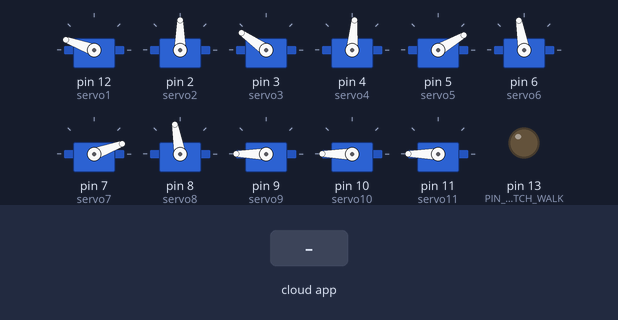
This sketch was run on a simulated Arduino Uno, built with avr-gcc and run on an emulated ATmega328P. Shown: 11 × servo, output pins drawn as LEDs (lit = HIGH). The inputs (shaded band) are chosen by the test bench. The RemoteXY app is connected.

Above: at 1.2 s.
1.3 s: the phone or cloud app sets switch_walk to 1
At 2.5 s:
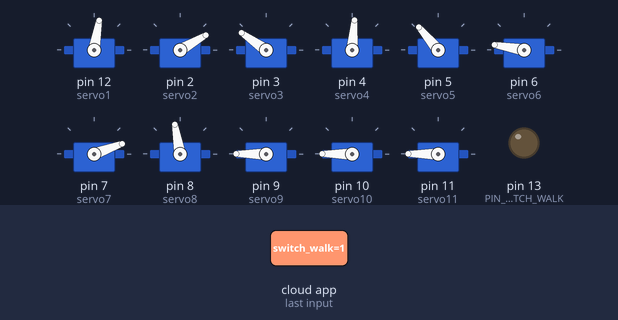
4.3 s: the phone or cloud app sets switch_walk to 0
At 6.7 s:
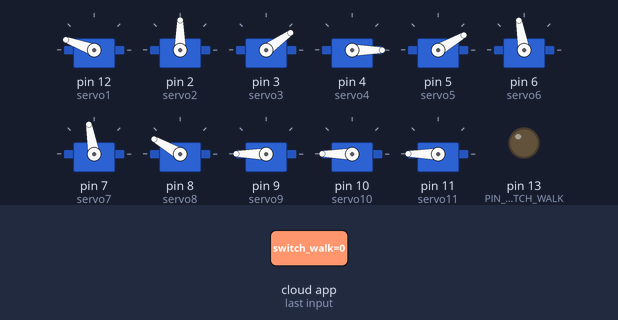
7.3 s: the phone or cloud app sets switch_left to 1
At 8.1 s:
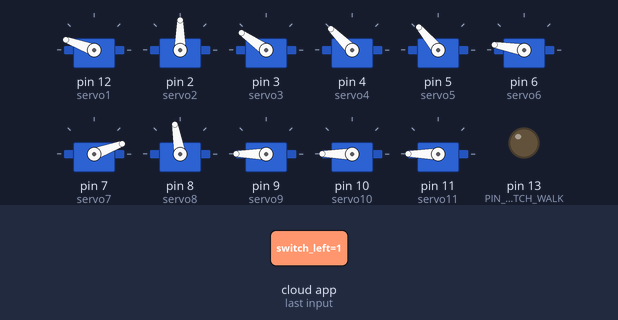
10.3 s: the phone or cloud app sets switch_calibration to 1
At 11.4 s:
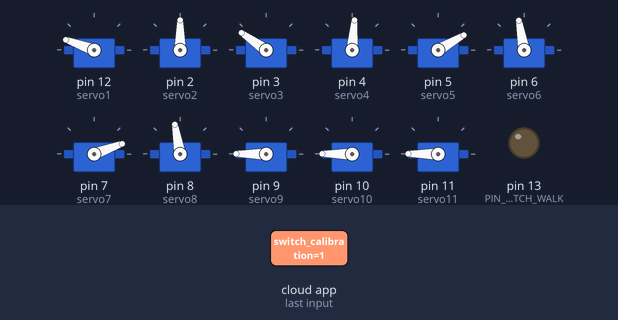
11.8 s: the phone or cloud app sets switch_calibration to 0
At 12.14 s:
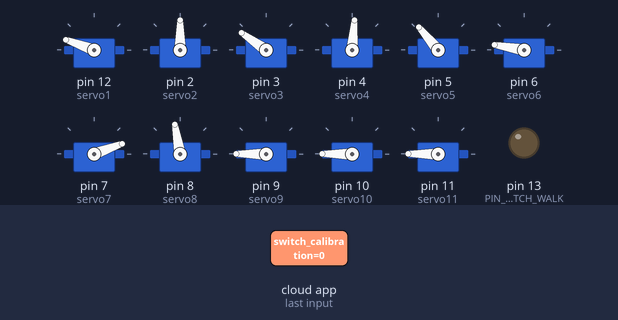
Timing chart, 0 to 15.8 s (numbered marks = the images above; inputs shaded):
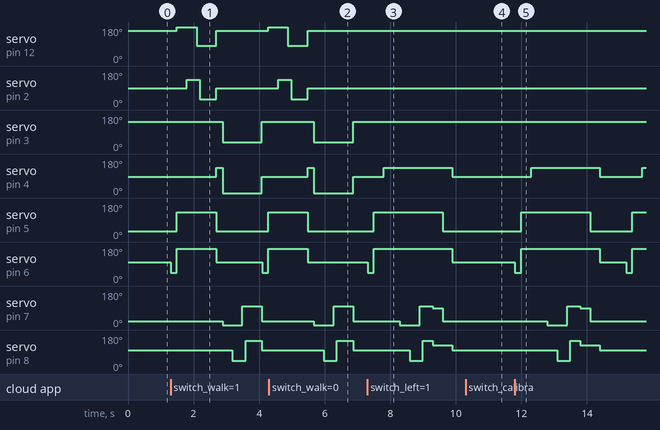

The sketch:

Robothood2.2.ino
```cpp
// (licence header left out)
//////////////////////////////////////////////
//        RemoteXY include library          //
//////////////////////////////////////////////

// RemoteXY select connection mode and include library
#define REMOTEXY_MODE__ESP8266_HARDSERIAL_POINT

#include <RemoteXY.h>

#include <Servo.h>
Servo servo1;
Servo servo2;
Servo servo3;
Servo servo4;
Servo servo5;
Servo servo6;
Servo servo7;
Servo servo8;
//arm
Servo servo9;
Servo servo10;
Servo servo11;

// RemoteXY connection settings
#define REMOTEXY_SERIAL Serial
#define REMOTEXY_SERIAL_SPEED 115200
#define REMOTEXY_WIFI_SSID "RemoteXY"
#define REMOTEXY_WIFI_PASSWORD "123456789"
#define REMOTEXY_SERVER_PORT 6377


// RemoteXY configurate
#pragma pack(push, 1)
uint8_t RemoteXY_CONF[] =
  { 255,12,0,0,0,198,1,10,13,5,
  129,0,34,4,14,6,1,17,87,97,
  108,107,0,2,1,34,10,22,11,1,
  2,26,31,31,79,78,0,79,70,70,
  0,2,1,1,10,22,11,1,2,26,
  31,31,79,78,0,79,70,70,0,129,
  0,1,4,25,6,1,17,67,97,108,
  105,98,114,97,116,101,0,129,0,1,
  23,11,6,1,17,76,101,102,116,0,
  2,1,1,29,22,11,1,2,26,31,
  31,79,78,0,79,70,70,0,2,1,
  34,29,22,11,1,2,26,31,31,79,
  78,0,79,70,70,0,129,0,34,23,
  15,6,1,17,82,105,103,104,116,0,
  129,0,1,43,31,6,1,17,83,116,
  97,116,105,99,32,119,97,108,107,0,
  2,1,1,49,22,11,1,2,26,31,
  31,79,78,0,79,70,70,0,129,0,
  33,43,30,6,1,17,72,105,100,101,
  47,82,101,108,97,120,0,2,1,34,
  49,22,11,1,2,26,31,31,79,78,
  0,79,70,70,0,129,0,1,62,22,
  6,1,17,65,114,109,32,40,76,41,
  0,129,0,34,62,21,6,1,17,65,
  114,109,32,40,82,41,0,2,1,34,
  68,22,11,1,2,26,31,31,79,78,
  0,79,70,70,0,129,0,1,80,20,
  6,1,17,70,97,108,108,32,40,76,
  41,0,129,0,36,80,22,6,1,17,
  70,97,108,108,32,40,82,41,0,2,
  1,34,86,22,11,1,2,26,31,31,
  79,78,0,79,70,70,0,2,1,2,
  68,22,11,1,2,26,31,31,79,78,
  0,79,70,70,0,2,1,1,86,22,
  11,1,2,26,31,31,79,78,0,79,
  70,70,0,131,1,3,-1,16,6,1,
  2,31,77,111,118,101,115,0,131,0,
  38,-1,15,6,2,2,31,83,99,101,
  116,99,104,101,115,0,129,0,12,8,
  32,6,2,17,70,97,108,108,105,110,
  103,32,97,114,109,0,2,1,18,14,
  22,11,2,2,26,31,31,79,78,0,
  79,70,70,0,2,1,18,33,22,11,
  2,2,26,31,31,79,78,0,79,70,
  70,0,129,0,12,27,32,6,2,17,
  65,114,109,32,109,111,118,105,110,103,
  0 };

// this structure defines all the variables and events of your control interface
struct {

    // input variables
  uint8_t switch_walk; // =1 if switch ON and =0 if OFF
  uint8_t switch_calibration; // =1 if switch ON and =0 if OFF
  uint8_t switch_left; // =1 if switch ON and =0 if OFF
  uint8_t switch_right; // =1 if switch ON and =0 if OFF
  uint8_t switch_static; // =1 if switch ON and =0 if OFF
  uint8_t switch_ksaplwse; // =1 if switch ON and =0 if OFF
  uint8_t switch_arm_right; // =1 if switch ON and =0 if OFF
  uint8_t switch_fall_right; // =1 if switch ON and =0 if OFF
  uint8_t switch_arm_left; // =1 if switch ON and =0 if OFF
  uint8_t switch_fall_left; // =1 if switch ON and =0 if OFF
  uint8_t switch_scetch; // =1 if switch ON and =0 if OFF
  uint8_t switch_scetch2; // =1 if switch ON and =0 if OFF

    // other variable
  uint8_t connect_flag;  // =1 if wire connected, else =0

} RemoteXY;
#pragma pack(pop)

/////////////////////////////////////////////
//           END RemoteXY include          //
/////////////////////////////////////////////

#define PIN_SWITCH_WALK 13
#define PIN_SWITCH_CALIBRATION 13
#define PIN_SWITCH_LEFT 13
#define PIN_SWITCH_RIGHT 13
#define PIN_SWITCH_STATIC 13
#define PIN_SWITCH_KSAPLWSE 13
#define PIN_SWITCH_ARM_RIGHT 13
#define PIN_SWITCH_FALL_RIGHT 13
#define PIN_SWITCH_ARM_LEFT 13
#define PIN_SWITCH_FALL_LEFT 13
#define PIN_SWITCH_SCETCH 13
#define PIN_SWITCH_SCETCH2 13


void setup()
{
  RemoteXY_Init ();

  pinMode (PIN_SWITCH_WALK, OUTPUT);
  pinMode (PIN_SWITCH_CALIBRATION, OUTPUT);
  pinMode (PIN_SWITCH_LEFT, OUTPUT);
  pinMode (PIN_SWITCH_RIGHT, OUTPUT);
  pinMode (PIN_SWITCH_STATIC, OUTPUT);
  pinMode (PIN_SWITCH_KSAPLWSE, OUTPUT);
  pinMode (PIN_SWITCH_ARM_RIGHT, OUTPUT);
  pinMode (PIN_SWITCH_FALL_RIGHT, OUTPUT);
  pinMode (PIN_SWITCH_ARM_LEFT, OUTPUT);
  pinMode (PIN_SWITCH_FALL_LEFT, OUTPUT);
  pinMode (PIN_SWITCH_SCETCH, OUTPUT);
  pinMode (PIN_SWITCH_SCETCH2, OUTPUT);

  // TODO you setup code
  servo1.attach(12);
  servo2.attach(2);
  servo3.attach(3);
  servo4.attach(4);
  servo5.attach(5);
  servo6.attach(6);
  servo7.attach(7);
  servo8.attach(8);
  servo9.attach(9);
  servo10.attach(10);
  servo11.attach(11);
  calibration();

}

void loop()
{
  RemoteXY_Handler ();

//  digitalWrite(PIN_SWITCH_WALK, (RemoteXY.switch_walk==0)?LOW:HIGH);
//  digitalWrite(PIN_SWITCH_CALIBRATION, (RemoteXY.switch_calibration==0)?LOW:HIGH);
//  digitalWrite(PIN_SWITCH_LEFT, (RemoteXY.switch_left==0)?LOW:HIGH);
//  digitalWrite(PIN_SWITCH_RIGHT, (RemoteXY.switch_right==0)?LOW:HIGH);
//  digitalWrite(PIN_SWITCH_STATIC, (RemoteXY.switch_static==0)?LOW:HIGH);
//  digitalWrite(PIN_SWITCH_KSAPLWSE, (RemoteXY.switch_ksaplwse==0)?LOW:HIGH);
//  digitalWrite(PIN_SWITCH_ARM_RIGHT, (RemoteXY.switch_arm_right==0)?LOW:HIGH);
//  digitalWrite(PIN_SWITCH_FALL_RIGHT, (RemoteXY.switch_fall_right==0)?LOW:HIGH);
//  digitalWrite(PIN_SWITCH_ARM_LEFT, (RemoteXY.switch_arm_left==0)?LOW:HIGH);
//  digitalWrite(PIN_SWITCH_FALL_LEFT, (RemoteXY.switch_fall_left==0)?LOW:HIGH);
//  digitalWrite(PIN_SWITCH_SCETCH, (RemoteXY.switch_scetch==0)?LOW:HIGH);
//  digitalWrite(PIN_SWITCH_SCETCH2, (RemoteXY.switch_scetch2==0)?LOW:HIGH);

  // TODO you loop code
  // use the RemoteXY structure for data transfer
  // do not call delay()
  if (RemoteXY.switch_walk == 1) vadisma2();
  //else ksaplwse();
  else if (RemoteXY.switch_calibration == 1) calibration();
  //else ksaplwse();
  else if (RemoteXY.switch_left == 1) stripse_aristera();
  //else ksaplwse();
  else if (RemoteXY.switch_right == 1) stripse_deksia();
  //else ksaplwse();
  else if (RemoteXY.switch_static == 1) staticVadisma();
  //else ksaplwse();
  else if (RemoteXY.switch_ksaplwse == 1) ksaplwse();
  //else ksaplwse();
  else if (RemoteXY.switch_arm_right == 1) arm_right();
  //else ksaplwse();
  else if (RemoteXY.switch_fall_right == 1) pese_right();
  //else ksaplwse();
  else if (RemoteXY.switch_arm_left == 1) arm_left();
  //else ksaplwse();
  else if (RemoteXY.switch_fall_left == 1) pese_left();
  //else ksaplwse();
  else if (RemoteXY.switch_scetch == 1) scetch1();
  //else ksaplwse();
  else if (RemoteXY.switch_scetch2 == 1) scetch2_arm();
  //else ksaplwse();

  //calibration();
  //vadisma2();
  //stripse_aristera(); //fixed (metrio)
  //stripse_deksia(); //kalo

  //staticVadisma();
  //ksaplwse();
  //arm_right();
  //arm_left();
  //pese_right();
  //pese_left();
  //scetch1();
  //scetch2_arm();
}

void ba_pd_EP(){ //OK NEW
  servo3.write(90+55);
  servo7.write(90-70);
  servo4.write(90-5);//
  servo8.write(90+10);//

}
void pa_bd_EP(){
  servo1.write(90+70);
  servo5.write(90-60);
  servo2.write(90);//
  servo6.write(90+10);//
}
//BROSTA THESI TWN PODIWN- KA8E ENA KSEXWRISTA::=====
void pd_test(){
  servo7.write(90-90);
  delay(300);
  servo8.write(90-45);
  delay(300);
  servo7.write(90+10);
  delay(100);
  servo8.write(90+60);
  //delay(2000);
}
void pa_test(){
  servo1.write(90+90);
  delay(300);
  servo2.write(90+45);
  delay(300);
  servo1.write(90-10);
  delay(100);
  servo2.write(90-60);
  //delay(2000);
}
void ba(){ //OK NEW
  servo4.write(90+45);
  delay(190);
  servo3.write(90-55);//20
  servo4.write(90-90);//60
}
void bd(){
  servo6.write(90-45);
  delay(190);
  servo5.write(90+40);//20
  servo6.write(90+80);//60
  //delay(1000);
}
//==================================================================================================
//============================::PROGRAMMATA::=======================================================
//==================================================================================================
void calibration(){
  servo3.write(90+55); //55 (skypsimo 10 moires sta aristera-isio teleiws)
  servo4.write(90-5);
  servo5.write(90-60);
  servo6.write(90+10);

//  servo1.write(90+30);
//  servo2.write(90-32);
//  servo7.write(90-45);
//  servo8.write(90+30);

  servo1.write(90+70);
  servo2.write(90);
  servo7.write(90-70);
  servo8.write(90+10);

  servo9.write(90+90);
  servo10.write(90+90);
  servo11.write(90+90);
}

void arm_right(){
  ksaplwse();
  delay(1000);
  servo9.write(90);
  servo11.write(90-90);
  servo10.write(90+90);
  delay(1000);
  calibration();
  delay(1000);
}
void arm_left(){
  ksaplwse();
  delay(1000);
  servo9.write(90);
  servo11.write(90-90);
  servo10.write(90-90);
  delay(1000);
  calibration();
  delay(1000);
}

void vadisma2(){
  bd();
  pa_test();
  delay(500);
  pa_bd_EP();

  ba();
  pd_test();
  delay(500);
  ba_pd_EP();
}
void staticVadisma(){
  calibration();
  delay(300);
  servo2.write(90+45);
  servo6.write(90-45);
  delay(300);
  calibration();
  delay(300);
  servo4.write(90+45);
  servo8.write(90-45);
  delay(300);
}
void stripse_aristera(){
  bd();
  delay(300);
  servo4.write(90+45);
  delay(500);
  pd_test();
  delay(300);

  //bd,pd epistrofi
  servo7.write(90);
  servo8.write(90+35);
  delay(300);
  servo7.write(90-70);
  servo5.write(90-60);
  delay(300);
  servo8.write(90+10);
  servo6.write(90+10);

  servo4.write(90-5);

  delay(800);
}
void stripse_deksia(){
  ba();
  delay(300);
  servo6.write(90-45);
  delay(500);
  pa_test();
  delay(300);

  //pa,ba epistrofi
  servo1.write(90);
  servo2.write(90-35);
  delay(300);
  servo1.write(90+70);
  servo3.write(90+40);
  delay(300);
  servo2.write(90);
  servo4.write(90-15);

  servo6.write(90+20);

  delay(800);
}

void ksaplwse(){
  servo1.write(90+70);
  servo2.write(90+65);
  servo4.write(90+70);
  servo6.write(90-84);
  servo7.write(90-90);
  servo8.write(90-80);
  delay(200);
  servo3.write(90+70);
  servo5.write(90-90);
}
void pese_right(){
  ksaplwse();
  delay(800);
  servo3.write(90);
  servo4.write(90-90);
  servo1.write(90);
  servo2.write(90-90);
}
void pese_left(){
  ksaplwse();
  delay(800);
  servo5.write(90);
  servo6.write(90+90);
  servo7.write(90);
  servo8.write(90+90);
}
void scetch1(){
pese_right();
delay(5000);
arm_right();
delay(5000);
pese_left();
delay(5000);
arm_left();
delay(10000);
}
void scetch2_arm(){
servo9.write(90);
servo10.write(90+45);
delay(2000);
servo11.write(90);
servo9.write(90+90);
servo10.write(90);
delay(2000);
servo9.write(90);
servo10.write(90+45);
servo11.write(90+90);
delay(3000);
for (int i=0; i<=8; i++){
staticVadisma();
}
delay(10000);
}
```

Measured:
- after the input at 1.3 s, servo on pin 12 (servo1): 160° → 180° after 0.19 s, → 80° 0.60 s later, → 160° 0.60 s later, → 180° 1.6 s later; servo on pin 2 (servo2): 90° → 135° after 0.49 s, → 30° 0.40 s later, → 90° 0.50 s later
- after the input at 4.3 s, servo on pin 6 (servo6): goes on until 5.5 s, then stays 100°
- after the input at 7.3 s, servo on pin 4 (servo4): 85° → 135° after 0.50 s, → 85° 2.1 s later; servo on pin 5 (servo5): 30° → 130° after 0.20 s, → 30° 2.1 s later
- after the input at 10.3 s, servo on pin 4 (servo4): stays 85° (without the input it goes to 135° after 0.89 s); servo on pin 5 (servo5): stays 30° (without the input it goes to 130° after 0.59 s)
- after the input at 11.8 s, servo on pin 4 (servo4): 85° → 135° after 0.49 s, → 85° 2.1 s later, → 135° 1.3 s later; servo on pin 5 (servo5): 30° → 130° after 0.19 s, → 30° 2.1 s later, → 130° 1.3 s later
